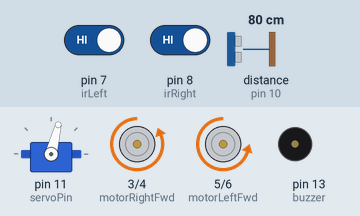
This sketch was run on a simulated Arduino Uno, built with avr-gcc and run on an emulated ATmega328P. Shown: servo, motor-driver pin pairs drawn as motors (green arrow = first pin HIGH = forward, orange = second pin HIGH = backward, longer = more drive), buzzer (waves = sounding). Wiring (inferred from the names in the program): ultrasonic range finder: trigger pin 9; echo pin 10. Inputs (shaded band) come from the test bench; at power-on: distance to the obstacle (sensor on pin 10) 80 cm, pin 7 (irLeft) HIGH, pin 8 (irRight) HIGH. The echo pulse lasts 58.3 µs per cm.

Above: at 1.8 s.
1.9 s: distance to the obstacle (sensor on pin 10) set to 29 cm
3.4 s: distance to the obstacle (sensor on pin 10) set to 24 cm
At 4.9 s:
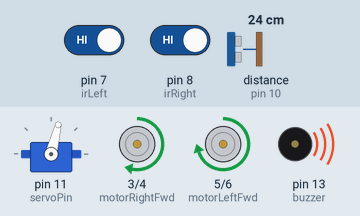
At 5.5 s:
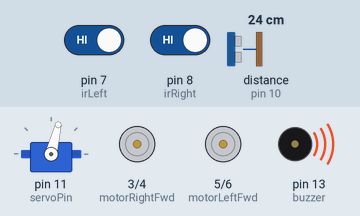
Timing chart, 0 to 12.4 s (numbered marks = the images above; inputs shaded):
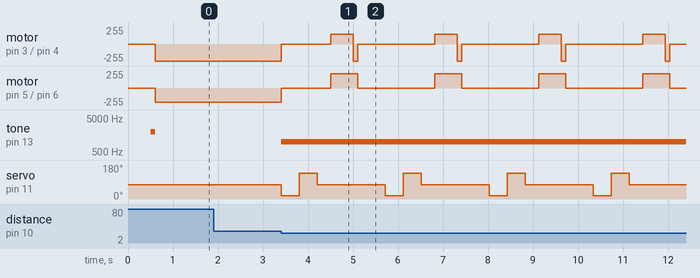

The sketch:

FINAL_CODE_VASDEKIS_SOTIRIOS.ino
```cpp
/**
 * Project: Autonomous Obstacle Avoidance Robot (Lafvin 2WD Kit)
 * Description: Control logic using Ultrasonic Sensor (mounted on Servo)
 * and IR Obstacle sensors. Features audio warning via Buzzer.
 * * Hardware:
 * - Arduino UNO & V5 Sensor Shield
 * - L298N Motor Driver
 * - HC-SR04 Ultrasonic Sensor + SG90 Servo Motor
 * - 2x IR Obstacle Avoidance Sensors
 * - Active Buzzer
 */

#include <Servo.h> // Library for Servo Motor control

// --- PIN DEFINITIONS ---

// Ultrasonic Sensor (HC-SR04)
const int trigPin = 9;
const int echoPin = 10;

// Servo Motor (SG90)
const int servoPin = 11; // Connect Servo Signal to Pin 11

// IR Obstacle/Edge Sensors
const int irLeft = 7;
const int irRight = 8;

// Motor Driver L298N Pins
// Note: Ensure ENA/ENB jumpers are in place on L298N for full speed
const int motorLeftFwd = 5;   // IN1
const int motorLeftBack = 6;  // IN2
const int motorRightFwd = 3;  // IN3
const int motorRightBack = 4; // IN4

// Indicators
const int buzzer = 13; // Connect Buzzer to Pin 13

// --- GLOBAL VARIABLES ---
Servo headServo;       // Create servo object
long duration;
int distance;
const int safetyThreshold = 25; // Distance in cm to trigger avoidance

void setup() {
  // Initialize Serial Monitor for debugging
  Serial.begin(9600);

  // Initialize Servo
  headServo.attach(servoPin);
  headServo.write(76); // Set Servo to center position (looking forward)
  delay(500);

  // Initialize Motor Pins
  pinMode(motorLeftFwd, OUTPUT);
  pinMode(motorLeftBack, OUTPUT);
  pinMode(motorRightFwd, OUTPUT);
  pinMode(motorRightBack, OUTPUT);

  // Initialize Sensor Pins
  pinMode(trigPin, OUTPUT);
  pinMode(echoPin, INPUT);
  pinMode(irLeft, INPUT);
  pinMode(irRight, INPUT);

  // Initialize Buzzer
  pinMode(buzzer, OUTPUT);

  // Test Buzzer on startup
  tone(buzzer, 2000);
  delay(100);
  noTone(buzzer);
}

void loop() {
  // 1. READ SENSORS
  distance = getDistance();

  // Read IR sensors (LOW usually means obstacle detected for these modules)
  int leftCliff = digitalRead(irLeft);
  int rightCliff = digitalRead(irRight);

  // 2. LOGIC DECISION
  // If obstacle is close OR IR sensors detect something (e.g., edge/wall)
  if (distance < safetyThreshold || leftCliff == LOW || rightCliff == LOW) {
    stopRobot();
    triggerAlarm(); // Sound the alarm
    avoidObstacleSequence(); // Start the avoidance maneuver
  } else {
    moveForward(); // Path is clear
  }

  delay(10); // Short delay for stability
}

// --- HELPER FUNCTIONS ---

/**
 * Calculates distance using HC-SR04
 */
int getDistance() {
  digitalWrite(trigPin, LOW);
  delayMicroseconds(2);
  digitalWrite(trigPin, HIGH);
  delayMicroseconds(5);
  digitalWrite(trigPin, LOW);

  duration = pulseIn(echoPin, HIGH);
  return duration * 0.034 / 2;
}

/**
 * Complex Avoidance Maneuver with Servo Scanning
 */
void avoidObstacleSequence() {
  // 1. Stop and Look Around
  stopRobot();

  // Scan Right
  headServo.write(16);
  delay(400);

  // Scan Left
  headServo.write(136);
  delay(400);

  // Look Forward again
  headServo.write(76);
  delay(300);

  // 2. Move Backward to clear the obstacle
  moveBackward();
  delay(500);

  // 3. Turn Right to change direction
  turnRight();
  delay(100);

  stopRobot();
  delay(600);
}

void moveForward() {
  noTone(buzzer);
  // Αντιστροφή: Το Back γίνεται HIGH και το Fwd γίνεται LOW
  digitalWrite(motorLeftFwd, LOW);
  analogWrite(motorLeftBack, 215);
  digitalWrite(motorRightFwd, LOW);
  analogWrite(motorRightBack, 150);
}

void moveBackward() {
  // Αντιστροφή: Το Fwd γίνεται HIGH και το Back γίνεται LOW
  analogWrite(motorLeftFwd, 215);
  digitalWrite(motorLeftBack, LOW);
  analogWrite(motorRightFwd, 150);
  digitalWrite(motorRightBack, LOW);
}

void turnRight() {
  // Differential steering: Left wheels FWD, Right wheels BACK
  analogWrite(motorLeftFwd, 215);
  digitalWrite(motorLeftBack, LOW);
  digitalWrite(motorRightFwd, LOW);
  analogWrite(motorRightBack, 150);
}

void stopRobot() {
  digitalWrite(motorLeftFwd, LOW);
  digitalWrite(motorLeftBack, LOW);
  digitalWrite(motorRightFwd, LOW);
  digitalWrite(motorRightBack, LOW);
}

void triggerAlarm() {
  // Beep at 1000Hz
  tone(buzzer, 1000);
}
```

Measured:
- the behaviour switches between 26 and 25 cm on distance to the obstacle (sensor on pin 10) (found by bisection; images 0 and 1)
- after the input at 1.9 s, every drawn part: stays the same
